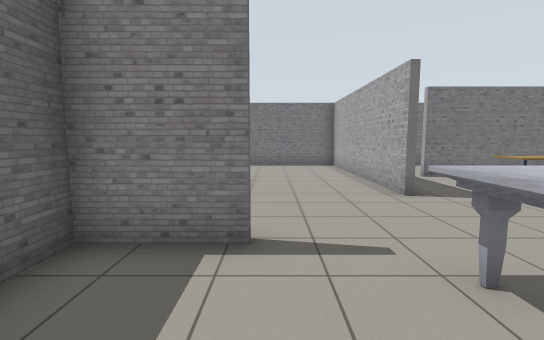
view 1 (above)

19 first-person views from a walk through a Gazebo world. The camera is 1.2 m above the floor, tilts 6° down and sees 85° across. The floor is counted in squares, 1 m on a side. Each view is taken from the middle of a square. On the plan, view 1 faces up. The plan holds only what a view shows up to about 13 squares ahead; the rest is blank. Simple shapes stand in for some stock models.

view 2
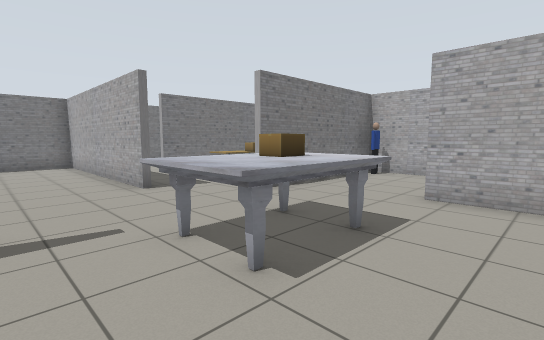

view 3
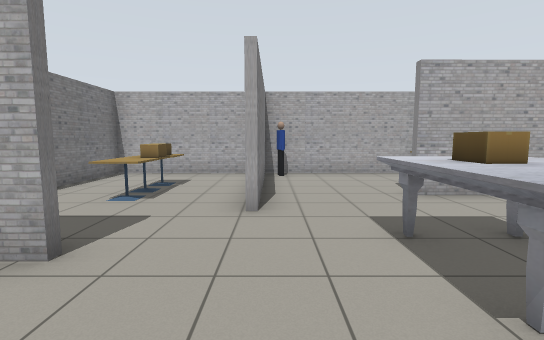

view 4
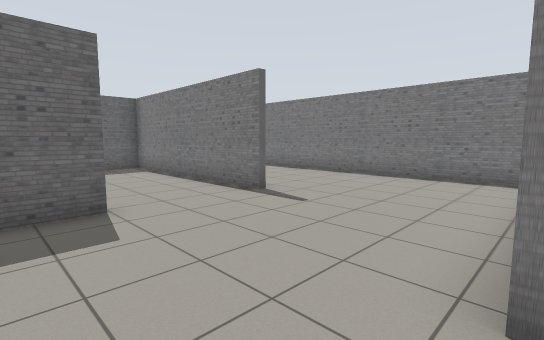

view 5
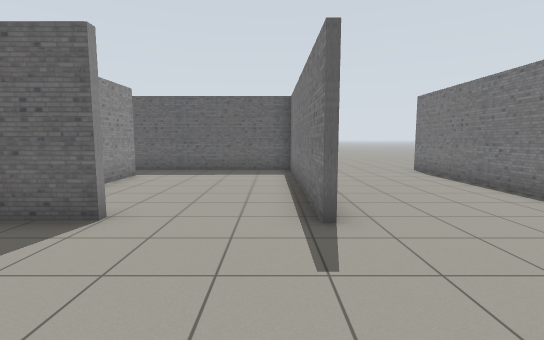

view 6
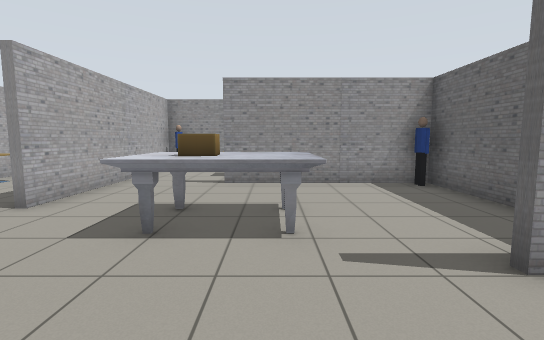

view 7
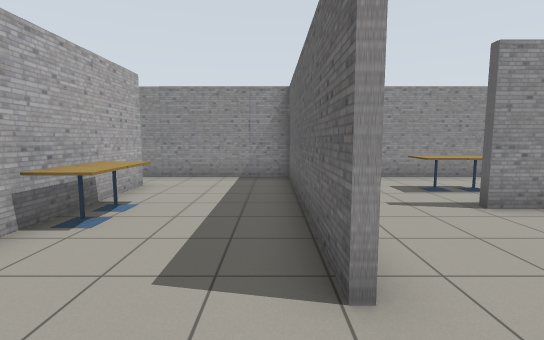

view 8
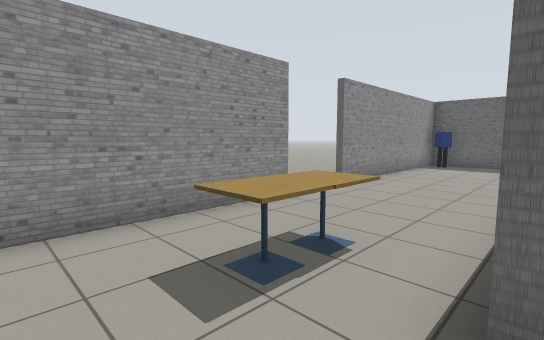

view 9
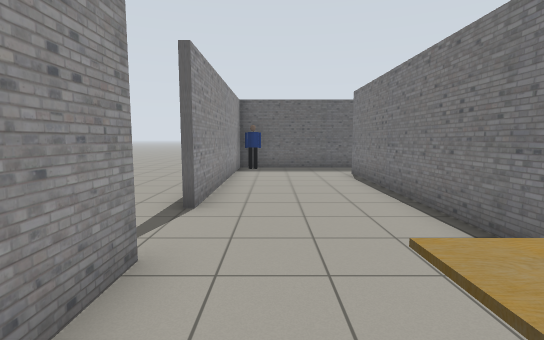

view 10
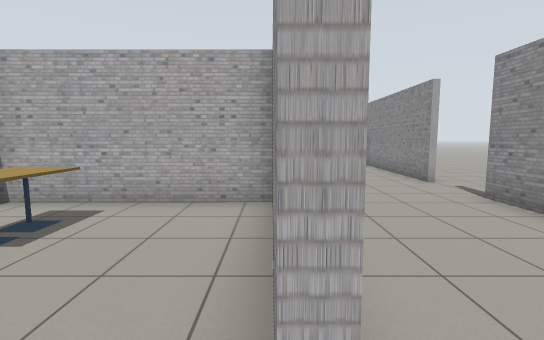

view 11
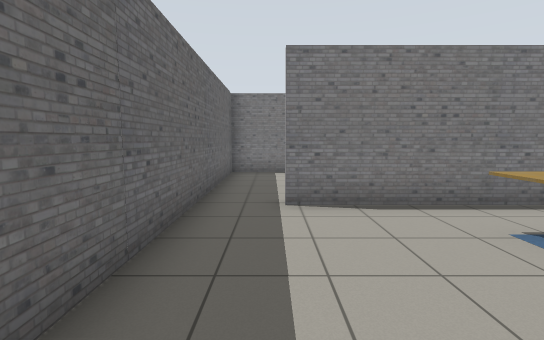

view 12
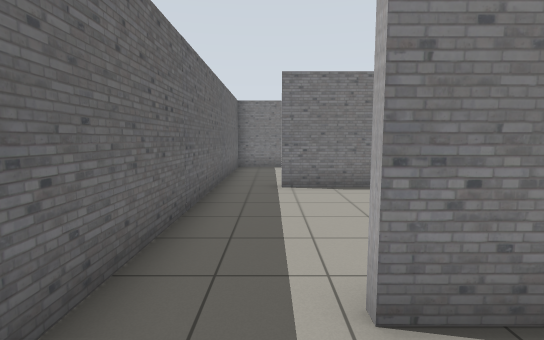

view 13
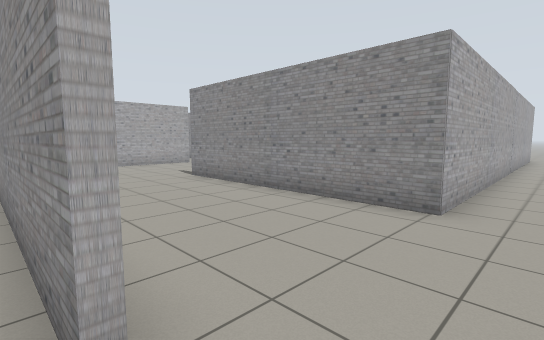

view 14
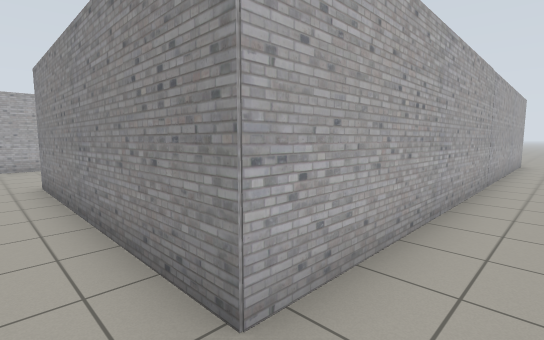

view 15
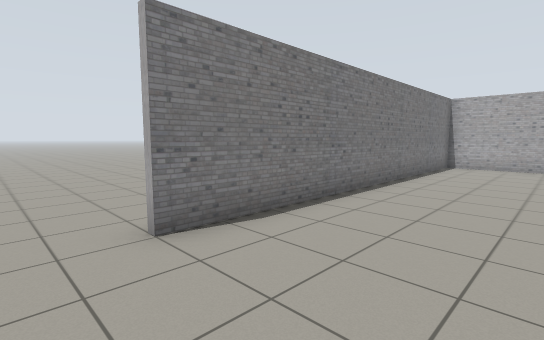

view 16
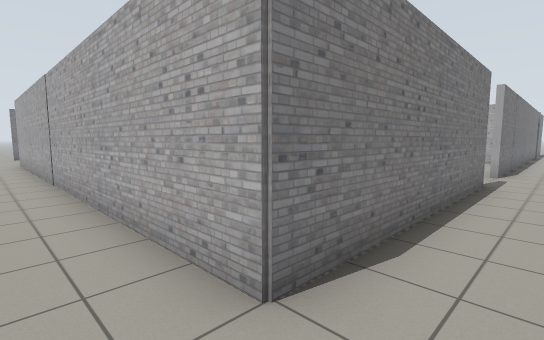

view 17
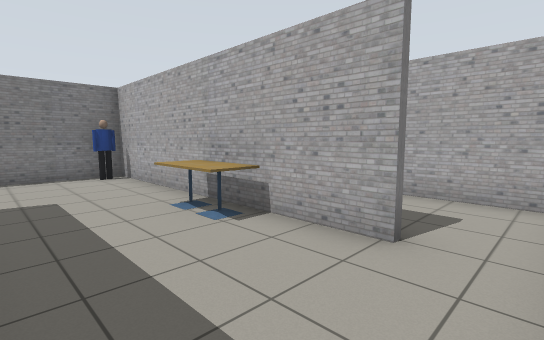

view 18
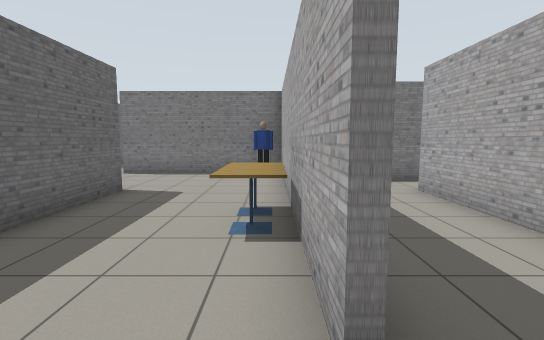

view 19
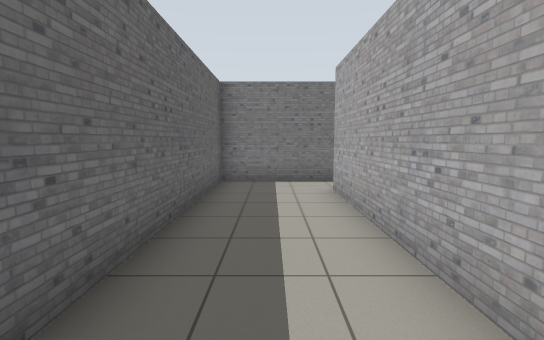

### Floor plan
Points are (right, up) in squares from view 1. A wall is a line through its corners. A room is listed if a view was taken in it or the views show most of it. See-through windows are left out.
Room 1 (views 1, 2, 3, 4, 5, 6, 7, 13, 14, 15, 17, 18, 19)
walls: (-2.3, 5.6) (-2.3, 3.9); (-0.2, 3.3) (-2.3, 3.3) (-2.2, -1.4); (-2.1, 8.7) (-9.4, 8.7) (-9.4, 3.5); (2.8, 6.1) (2.8, 13.5) (-9.6, 13.5); (-1.5, -2) (3.4, -2); (-7.9, 3.5) (-5.9, 3.5); (6.4, 1.1) (6.5, -5.4); (6.2, -1.5) (6.2, 1.1); (9.6, 4.2) (4.8, 4.2); (10.3, -0.7) (10.3, 3.6); (6.8, -6.3) (11.1, -6.3); (-9.6, -6.6) (-9.6, 8.9) (-2.1, 8.9); (10.4, -4.7) (10.3, -2.3); (13.5, -5.8) (13.5, -4.6)
ways out: opening at (4.5, -2) to room 2; opening at (3.5, 5.5) to room 4; opening at (-8, 3) to room 5; opening at (11, -2) to room 6; opening at (12.5, -3.5) to room 6; opening at (-10.5, 14)
objects: marble table (2, 1) to (4, 2); cardboard box (3, 2); cafe table (10, -2); cafe table (10, -1); person (10, 4)
Room 2 (views 8, 9, 10, 11, 12)
walls: (0.1, -2.2) (-7.4, -2.2); (0.1, -6.3) (5.2, -6.3); (6.3, -5.4) (6.2, -1.5); (-8.2, -6.3) (-2, -6.3); (-9.4, -1.4) (-9.4, -5.6)
ways out: opening at (4.5, -2) to room 1; opening at (-1, -7) to room 3; opening at (-8, -2) to room 5
objects: person (-9, -6); person (-2, -2); cafe table (2, -4); cafe table (3, -4); other object (6, -6)
Room 3 (view 16)
walls: (6.1, -6.5) (0.1, -6.5); (-2, -6.5) (-8.4, -6.5)
ways out: opening at (-1, -7) to room 2
Room 4 (no view inside)
walls: (10.3, 4.8) (10.3, 9.4) (4.8, 9.4)
ways out: opening at (3.5, 5.5) to room 1; opening at (4, 9)
objects: cafe table (6, 7); cardboard box (7, 7); other object (8, 7)
Room 5 (no view inside)
walls: (-7.4, -2) (-4.9, -2); (-3, 3.3) (-7.8, 3.3); (-9.4, 3.5) (-9.4, -1.4); (-2.4, -1.6) (-2.5, 3.2)
ways out: opening at (-8, 3) to room 1; opening at (-8, -2) to room 2
objects: cafe table (-5, 1) to (-5, 2); cafe table (-4, 1) to (-4, 2)
Room 6 (no view inside)
walls: (10.5, 0.4) (10.6, -4.5); (13.5, -4.6) (13.4, 1)
ways out: opening at (11, -2) to room 1; opening at (12.5, -3.5) to room 1; opening at (12.5, -0.5) to room 7
Room 7 (no view inside)
walls: (13.4, 2.6) (10.5, 2.6) (10.5, 0.4)
ways out: opening at (12.5, -0.5) to room 6; opening at (14, 1.5)

Where each view was taken, in squares from view 1:
view 1: 0 up, 0 right, facing up
view 2: 1 down, 0 right, facing up-right
view 3: 4 up, 0 right, facing right
view 4: 4 up, 3 right, facing up-left
view 5: 8 up, 2 right, facing left
view 6: 6 up, 2 right, facing down
view 7: 3 up, 7 right, facing down
view 8: 2 down, 5 right, facing down-left
view 9: 5 down, 3 right, facing left
view 10: 2 down, 8 left, facing right
view 11: 2 down, 8 left, facing up
view 12: 4 down, 8 left, facing up
view 13: 14 up, 11 left, facing down-right
view 14: 10 up, 11 left, facing down-right
view 15: 10 up, 11 left, facing up-right
view 16: 8 down, 11 left, facing up-right
view 17: 6 down, 7 right, facing up-right
view 18: 6 down, 10 right, facing up
view 19: 6 down, 12 right, facing up
